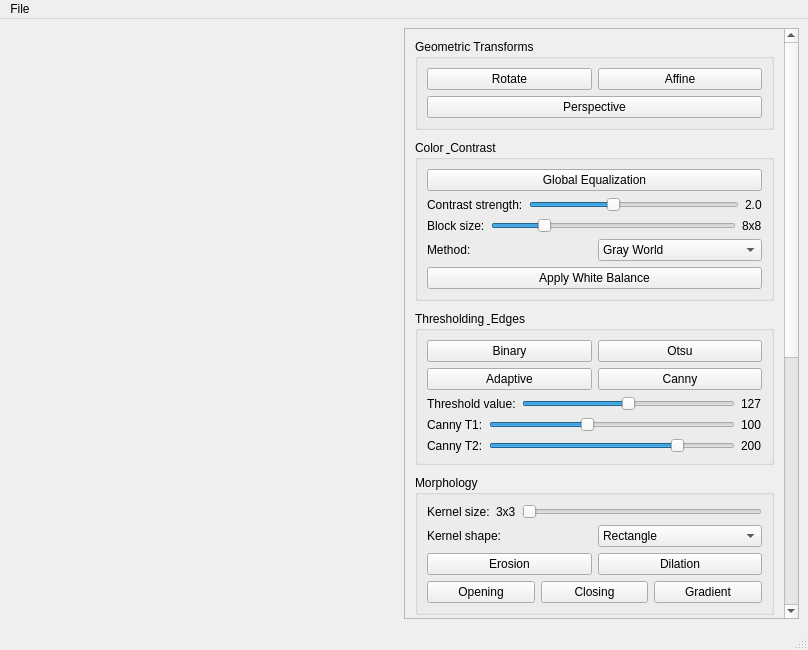
<?xml version="1.0" encoding="UTF-8"?>
<ui version="4.0">
 <class>MainWindow</class>
 <widget class="QMainWindow" name="MainWindow">
  <property name="geometry">
   <rect>
    <x>0</x>
    <y>0</y>
    <width>808</width>
    <height>650</height>
   </rect>
  </property>
  <property name="windowTitle">
   <string>MainWindow</string>
  </property>
  <widget class="QWidget" name="centralwidget">
   <layout class="QHBoxLayout" name="horizontalLayout_2">
    <item>
     <widget class="QLabel" name="imageLabel">
      <property name="sizePolicy">
       <sizepolicy hsizetype="Ignored" vsizetype="Ignored">
        <horstretch>0</horstretch>
        <verstretch>0</verstretch>
       </sizepolicy>
      </property>
      <property name="minimumSize">
       <size>
        <width>400</width>
        <height>300</height>
       </size>
      </property>
      <property name="maximumSize">
       <size>
        <width>650</width>
        <height>500</height>
       </size>
      </property>
      <property name="text">
       <string/>
      </property>
      <property name="scaledContents">
       <bool>false</bool>
      </property>
     </widget>
    </item>
    <item>
     <widget class="QScrollArea" name="scrollArea">
      <property name="minimumSize">
       <size>
        <width>380</width>
        <height>0</height>
       </size>
      </property>
      <property name="maximumSize">
       <size>
        <width>395</width>
        <height>16777215</height>
       </size>
      </property>
      <property name="widgetResizable">
       <bool>true</bool>
      </property>
      <widget class="QWidget" name="sidebarTools">
       <property name="geometry">
        <rect>
         <x>0</x>
         <y>0</y>
         <width>360</width>
         <height>1050</height>
        </rect>
       </property>
       <property name="minimumSize">
        <size>
         <width>360</width>
         <height>1050</height>
        </size>
       </property>
       <layout class="QVBoxLayout" name="verticalLayoutSidebar">
        <property name="spacing">
         <number>10</number>
        </property>
        <property name="leftMargin">
         <number>10</number>
        </property>
        <property name="topMargin">
         <number>10</number>
        </property>
        <property name="rightMargin">
         <number>10</number>
        </property>
        <property name="bottomMargin">
         <number>10</number>
        </property>
        <item>
         <widget class="QGroupBox" name="groupTransforms">
          <property name="title">
           <string>Geometric Transforms</string>
          </property>
          <layout class="QGridLayout" name="gridLayoutTransforms">
           <item row="0" column="0">
            <widget class="QPushButton" name="btnRotate">
             <property name="text">
              <string>Rotate</string>
             </property>
            </widget>
           </item>
           <item row="0" column="1">
            <widget class="QPushButton" name="btnAffine">
             <property name="text">
              <string>Affine</string>
             </property>
            </widget>
           </item>
           <item row="1" column="0" colspan="2">
            <widget class="QPushButton" name="btnPerspective">
             <property name="text">
              <string>Perspective</string>
             </property>
            </widget>
           </item>
          </layout>
         </widget>
        </item>
        <item>
         <widget class="QGroupBox" name="groupColorContrast">
          <property name="title">
           <string>Color &amp; Contrast</string>
          </property>
          <layout class="QVBoxLayout" name="verticalLayoutColorContrast">
           <item>
            <widget class="QPushButton" name="buttonGlobalEq">
             <property name="text">
              <string>Global Equalization</string>
             </property>
            </widget>
           </item>
           <item>
            <layout class="QHBoxLayout" name="horizontalLayout_3">
             <item>
              <widget class="QLabel" name="label_2">
               <property name="text">
                <string>Contrast strength:</string>
               </property>
              </widget>
             </item>
             <item>
              <widget class="QSlider" name="sliderClipLimit">
               <property name="minimum">
                <number>1</number>
               </property>
               <property name="maximum">
                <number>100</number>
               </property>
               <property name="value">
                <number>40</number>
               </property>
               <property name="orientation">
                <enum>Qt::Orientation::Horizontal</enum>
               </property>
              </widget>
             </item>
             <item>
              <widget class="QLabel" name="labelClipValue">
               <property name="text">
                <string>2.0</string>
               </property>
              </widget>
             </item>
            </layout>
           </item>
           <item>
            <layout class="QHBoxLayout" name="horizontalLayout_4">
             <item>
              <widget class="QLabel" name="label_3">
               <property name="text">
                <string>Block size:</string>
               </property>
              </widget>
             </item>
             <item>
              <widget class="QSlider" name="sliderGridSize">
               <property name="minimum">
                <number>2</number>
               </property>
               <property name="maximum">
                <number>32</number>
               </property>
               <property name="value">
                <number>8</number>
               </property>
               <property name="orientation">
                <enum>Qt::Orientation::Horizontal</enum>
               </property>
              </widget>
             </item>
             <item>
              <widget class="QLabel" name="labelGridValue">
               <property name="text">
                <string>8x8</string>
               </property>
              </widget>
             </item>
            </layout>
           </item>
           <item>
            <layout class="QHBoxLayout" name="horizontalLayout_WB_Method">
             <item>
              <widget class="QLabel" name="labelWBMethod">
               <property name="text">
                <string>Method:</string>
               </property>
              </widget>
             </item>
             <item>
              <widget class="QComboBox" name="comboWBMethod">
               <item>
                <property name="text">
                 <string>Gray World</string>
                </property>
               </item>
               <item>
                <property name="text">
                 <string>Simple</string>
                </property>
               </item>
              </widget>
             </item>
            </layout>
           </item>
           <item>
            <widget class="QPushButton" name="btnApplyWB">
             <property name="text">
              <string>Apply White Balance</string>
             </property>
            </widget>
           </item>
          </layout>
         </widget>
        </item>
        <item>
         <widget class="QGroupBox" name="groupThresholding">
          <property name="title">
           <string>Thresholding &amp; Edges</string>
          </property>
          <layout class="QVBoxLayout" name="verticalLayoutThresholding">
           <item>
            <layout class="QGridLayout" name="gridLayoutThresholdingButtons">
             <item row="0" column="0">
              <widget class="QPushButton" name="btnBinary">
               <property name="text">
                <string>Binary</string>
               </property>
              </widget>
             </item>
             <item row="0" column="1">
              <widget class="QPushButton" name="btnOtsu">
               <property name="text">
                <string>Otsu</string>
               </property>
              </widget>
             </item>
             <item row="1" column="0">
              <widget class="QPushButton" name="btnAdaptive">
               <property name="text">
                <string>Adaptive</string>
               </property>
              </widget>
             </item>
             <item row="1" column="1">
              <widget class="QPushButton" name="btnCanny">
               <property name="text">
                <string>Canny</string>
               </property>
              </widget>
             </item>
            </layout>
           </item>
           <item>
            <layout class="QHBoxLayout" name="horizontalLayoutThreshSlider">
             <item>
              <widget class="QLabel" name="label">
               <property name="text">
                <string>Threshold value:</string>
               </property>
              </widget>
             </item>
             <item>
              <widget class="QSlider" name="sliderThresh">
               <property name="maximum">
                <number>255</number>
               </property>
               <property name="value">
                <number>127</number>
               </property>
               <property name="orientation">
                <enum>Qt::Orientation::Horizontal</enum>
               </property>
              </widget>
             </item>
             <item>
              <widget class="QLabel" name="labelThreshValue">
               <property name="text">
                <string>127</string>
               </property>
              </widget>
             </item>
            </layout>
           </item>
           <item>
            <layout class="QHBoxLayout" name="horizontalLayoutCanny1Slider">
             <item>
              <widget class="QLabel" name="labelCanny1">
               <property name="text">
                <string>Canny T1:</string>
               </property>
              </widget>
             </item>
             <item>
              <widget class="QSlider" name="sliderCannyThreshold1">
               <property name="maximum">
                <number>255</number>
               </property>
               <property name="value">
                <number>100</number>
               </property>
               <property name="orientation">
                <enum>Qt::Orientation::Horizontal</enum>
               </property>
              </widget>
             </item>
             <item>
              <widget class="QLabel" name="labelCannyT1Value">
               <property name="text">
                <string>100</string>
               </property>
              </widget>
             </item>
            </layout>
           </item>
           <item>
            <layout class="QHBoxLayout" name="horizontalLayoutCanny2Slider">
             <item>
              <widget class="QLabel" name="labelCanny2">
               <property name="text">
                <string>Canny T2:</string>
               </property>
              </widget>
             </item>
             <item>
              <widget class="QSlider" name="sliderCannyThreshold2">
               <property name="maximum">
                <number>255</number>
               </property>
               <property name="value">
                <number>200</number>
               </property>
               <property name="orientation">
                <enum>Qt::Orientation::Horizontal</enum>
               </property>
              </widget>
             </item>
             <item>
              <widget class="QLabel" name="labelCannyT2Value">
               <property name="text">
                <string>200</string>
               </property>
              </widget>
             </item>
            </layout>
           </item>
          </layout>
         </widget>
        </item>
        <item>
         <widget class="QGroupBox" name="groupMorphology">
          <property name="title">
           <string>Morphology</string>
          </property>
          <layout class="QVBoxLayout" name="verticalLayout_2">
           <item>
            <layout class="QHBoxLayout" name="horizontalLayout_5">
             <item>
              <widget class="QLabel" name="label_6">
               <property name="text">
                <string>Kernel size:</string>
               </property>
              </widget>
             </item>
             <item>
              <widget class="QLabel" name="labelMorphValue">
               <property name="text">
                <string>3x3</string>
               </property>
              </widget>
             </item>
             <item>
              <widget class="QSlider" name="sliderMorphSize">
               <property name="minimum">
                <number>1</number>
               </property>
               <property name="maximum">
                <number>10</number>
               </property>
               <property name="orientation">
                <enum>Qt::Orientation::Horizontal</enum>
               </property>
              </widget>
             </item>
            </layout>
           </item>
           <item>
            <layout class="QHBoxLayout" name="horizontalLayout_6">
             <item>
              <widget class="QLabel" name="label_4">
               <property name="text">
                <string>Kernel shape:</string>
               </property>
              </widget>
             </item>
             <item>
              <widget class="QComboBox" name="comboKernelShape">
               <item>
                <property name="text">
                 <string>Rectangle</string>
                </property>
               </item>
               <item>
                <property name="text">
                 <string>Cross</string>
                </property>
               </item>
               <item>
                <property name="text">
                 <string>Ellipse</string>
                </property>
               </item>
              </widget>
             </item>
            </layout>
           </item>
           <item>
            <layout class="QHBoxLayout" name="horizontalLayout_10">
             <item>
              <widget class="QPushButton" name="btnErosion">
               <property name="text">
                <string>Erosion</string>
               </property>
              </widget>
             </item>
             <item>
              <widget class="QPushButton" name="btnDilation">
               <property name="text">
                <string>Dilation</string>
               </property>
              </widget>
             </item>
            </layout>
           </item>
           <item>
            <layout class="QHBoxLayout" name="horizontalLayout_12">
             <item>
              <widget class="QPushButton" name="btnNoise">
               <property name="text">
                <string>Opening</string>
               </property>
              </widget>
             </item>
             <item>
              <widget class="QPushButton" name="btnClosing">
               <property name="text">
                <string>Closing</string>
               </property>
              </widget>
             </item>
             <item>
              <widget class="QPushButton" name="btnGradient">
               <property name="text">
                <string>Gradient</string>
               </property>
              </widget>
             </item>
            </layout>
           </item>
          </layout>
         </widget>
        </item>
        <item>
         <widget class="QGroupBox" name="groupSegmentation">
          <property name="title">
           <string>Advanced Segmentation</string>
          </property>
          <layout class="QVBoxLayout" name="verticalLayoutSegmentation">
           <item>
            <widget class="QPushButton" name="btnGrabCut">
             <property name="text">
              <string>GrabCut</string>
             </property>
            </widget>
           </item>
           <item>
            <layout class="QHBoxLayout" name="horizontalLayout_K">
             <item>
              <widget class="QLabel" name="labelK">
               <property name="text">
                <string>K value:</string>
               </property>
              </widget>
             </item>
             <item>
              <widget class="QSlider" name="sliderK">
               <property name="minimum">
                <number>2</number>
               </property>
               <property name="maximum">
                <number>16</number>
               </property>
               <property name="value">
                <number>4</number>
               </property>
               <property name="orientation">
                <enum>Qt::Orientation::Horizontal</enum>
               </property>
              </widget>
             </item>
             <item>
              <widget class="QLabel" name="labelKValue">
               <property name="text">
                <string>4</string>
               </property>
              </widget>
             </item>
            </layout>
           </item>
           <item>
            <widget class="QPushButton" name="btnApplyKMeans">
             <property name="text">
              <string>Apply K-Means</string>
             </property>
            </widget>
           </item>
          </layout>
         </widget>
        </item>
        <item>
         <widget class="QGroupBox" name="groupCreative">
          <property name="title">
           <string>Creative Effects</string>
          </property>
          <layout class="QHBoxLayout" name="horizontalLayoutCreative">
           <item>
            <widget class="QPushButton" name="btnPencilSketch">
             <property name="text">
              <string>PencilSketch</string>
             </property>
            </widget>
           </item>
           <item>
            <widget class="QPushButton" name="btnCartoon">
             <property name="text">
              <string>Cartoon</string>
             </property>
            </widget>
           </item>
          </layout>
         </widget>
        </item>
        <item>
         <spacer name="verticalSpacer">
          <property name="orientation">
           <enum>Qt::Orientation::Vertical</enum>
          </property>
          <property name="sizeHint" stdset="0">
           <size>
            <width>20</width>
            <height>40</height>
           </size>
          </property>
         </spacer>
        </item>
       </layout>
      </widget>
     </widget>
    </item>
   </layout>
   <zorder>scrollArea</zorder>
   <zorder>imageLabel</zorder>
  </widget>
  <widget class="QStatusBar" name="statusbar"/>
  <widget class="QMenuBar" name="menubar">
   <property name="geometry">
    <rect>
     <x>0</x>
     <y>0</y>
     <width>808</width>
     <height>33</height>
    </rect>
   </property>
   <widget class="QMenu" name="menuFile">
    <property name="title">
     <string>File</string>
    </property>
    <addaction name="actionOpen"/>
    <addaction name="actionSave"/>
   </widget>
   <addaction name="menuFile"/>
  </widget>
  <action name="actionOpen">
   <property name="text">
    <string>Open</string>
   </property>
  </action>
  <action name="actionSave">
   <property name="text">
    <string>Save</string>
   </property>
  </action>


 </widget>
 <resources/>
 <connections/>
</ui>
